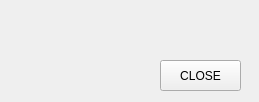
<?xml version="1.0" encoding="UTF-8"?>
<ui version="4.0">
 <class>Form</class>
 <widget class="QWidget" name="Form">
  <property name="geometry">
   <rect>
    <x>0</x>
    <y>0</y>
    <width>259</width>
    <height>102</height>
   </rect>
  </property>
  <property name="windowTitle">
   <string>Form</string>
  </property>
  <widget class="QLabel" name="alert_text">
   <property name="geometry">
    <rect>
     <x>20</x>
     <y>10</y>
     <width>231</width>
     <height>41</height>
    </rect>
   </property>
   <property name="font">
    <font>
     <pointsize>14</pointsize>
    </font>
   </property>
   <property name="text">
    <string/>
   </property>
  </widget>
  <widget class="QPushButton" name="closeBtn">
   <property name="geometry">
    <rect>
     <x>160</x>
     <y>60</y>
     <width>81</width>
     <height>31</height>
    </rect>
   </property>
   <property name="text">
    <string>CLOSE</string>
   </property>
  </widget>
 </widget>
 <resources/>
 <connections/>
</ui>
